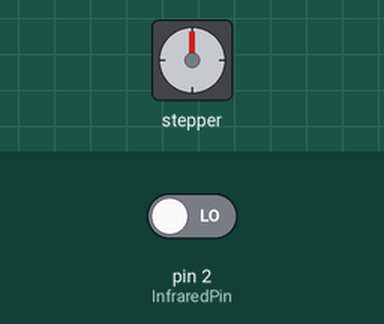
Simulated run of this sketch. Board: Arduino Uno, built with avr-gcc and run on an emulated ATmega328P. On the bench: stepper motor. The test bench sets the inputs (shaded band); at power-on: pin 2 (InfraredPin) LOW. Stepper angles assume 2048 steps per turn.

Above: at 1.2 s.
1.3 s: pin 2 (InfraredPin) driven HIGH
At 1.45 s:
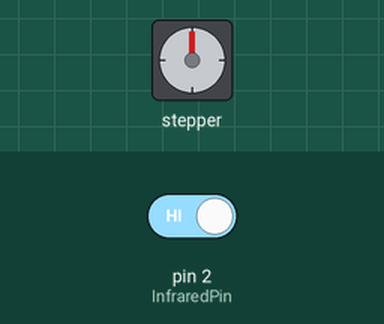
7.3 s: pin 2 (InfraredPin) driven LOW
At 8.2 s:
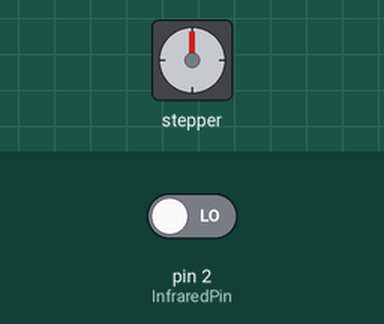
8.8 s: pin 2 (InfraredPin) driven HIGH
At 9.27 s:
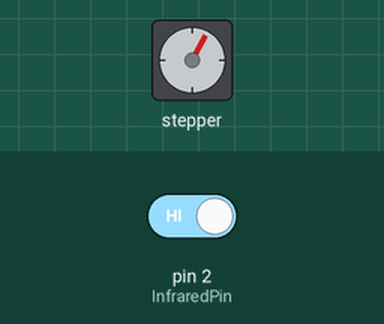
Timing chart, 0 to 23.8 s (numbered marks = the images above; inputs shaded):
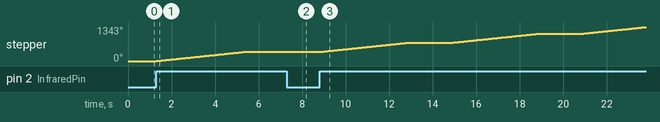

The sketch:

HongNgoai_DongCoBuoc.ino
```cpp
#include <Stepper.h>

const int stepsPerRevolution = 2048;
Stepper myStepper(stepsPerRevolution, 2, 4, 3, 5);

const int InfraredPin = 2;

void setup() {
  pinMode(InfraredPin, INPUT);
  myStepper.setSpeed(15);
  Serial.begin(9600);
}

void loop() {
  if(digitalRead(InfraredPin) == HIGH){
    myStepper.step(stepsPerRevolution);
    delay(2000);
  }
}
```

Measured:
- after the input at 1.3 s, stepper: turns 360° clockwise in 4.0 s, starting at once
- after the input at 7.3 s, stepper: stops changing and stays 360°
- after the input at 8.8 s, stepper: turns 360° clockwise in 4.0 s, then 360° clockwise in 4.0 s, then 261° clockwise in 2.9 s
